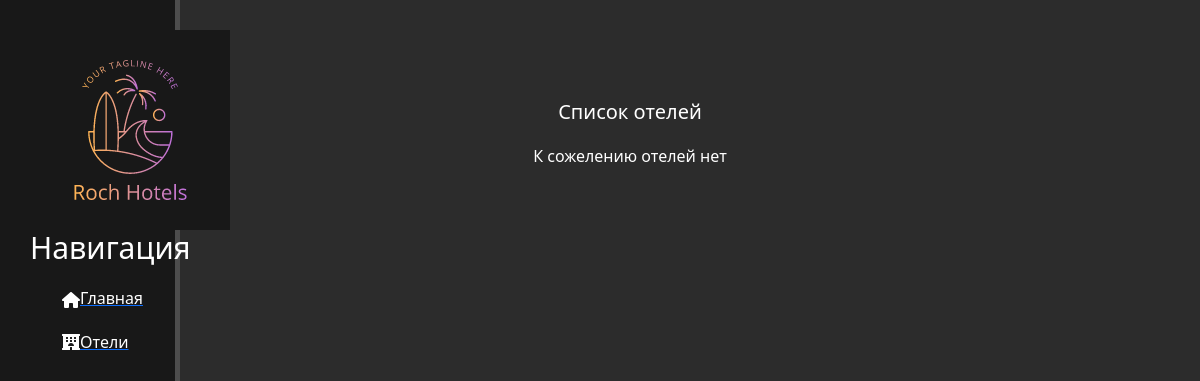
Before: /hotels/ with the older database file.
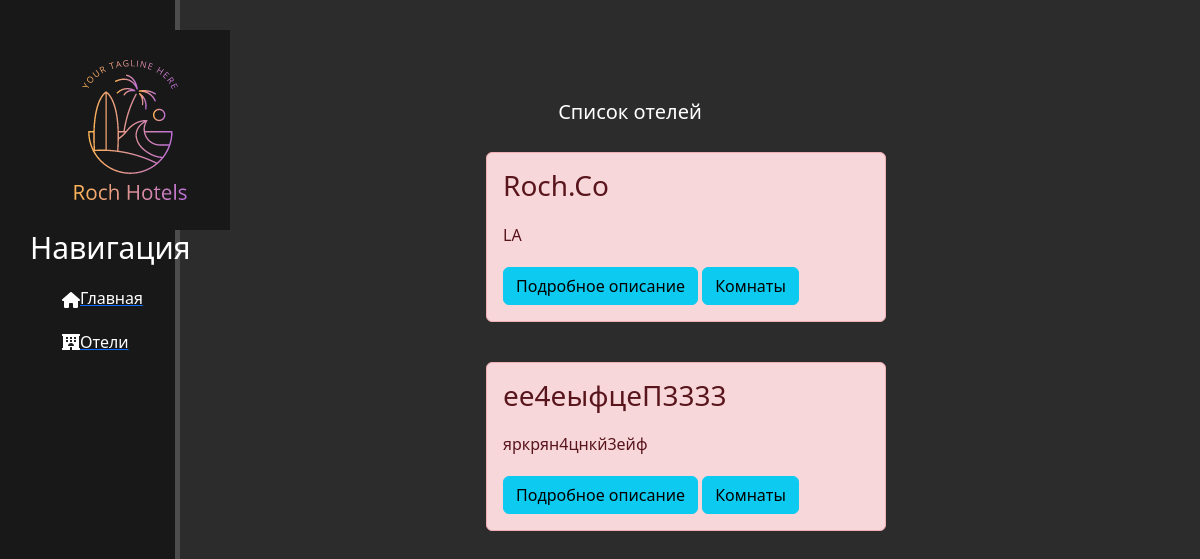
After: the same page with the newer database file.
### main/models.py (models this page shows, shortened)
class Hotel(models.Model):
    name = models.CharField(max_length=50)
    location = models.CharField(max_length=250)
    description = models.TextField()
    photos = models.ImageField(upload_to='hotel_images/', blank=False, null=False)
    rating = models.PositiveSmallIntegerField(default=0, choices=[(i,i) for i in range(1, 6)])
    created_at = models.DateTimeField(auto_now_add=True)
    updated_at = models.DateTimeField(auto_now=True)
    deleted_at = models.DateTimeField(null=True, blank=True)
    deleted = models.BooleanField(default=False)

### main/views.py (the view)
# urls.py: path('hotels/', views.hotels, name='hotels'),
def hotels(request):
    hotels = Hotel.objects.all()
    return render(request, 'main/hotels.html', {'hotels':hotels})

### main/templates/main/hotels.html (shortened to what this page needs)
{% extends 'main/layout.html' %}
{% block content %}
    <div class="features">
        <h1>Список отелей</h1>
        {% if hotels %}
            {% for el in hotels %}
                <div class="alert alert-danger">
                    <h3>{{ el.name }}</h3>
                    <p>{{ el.location }}</p>
                    <a href="{% url 'hotel-detail' el.id %}" class="btn btn-info">Подробное описание</a>
                    <a href="{% url 'room-list' pk=el.id %}" class="btn btn-info">Комнаты</a>
                </div>
            {% endfor %}
        {% else %}
            <p>К сожелению отелей нет</p>
        {% endif %}
    </div>
{% endblock %}

Changed rows visible on the page:
added Hotel: name "Roch.Co", location "LA"
added Hotel: name "ее4еыфцеП3333", location "яркрян4цнкй3ейф"
Other visible differences:
text no longer shown: "К сожелению отелей нет"
